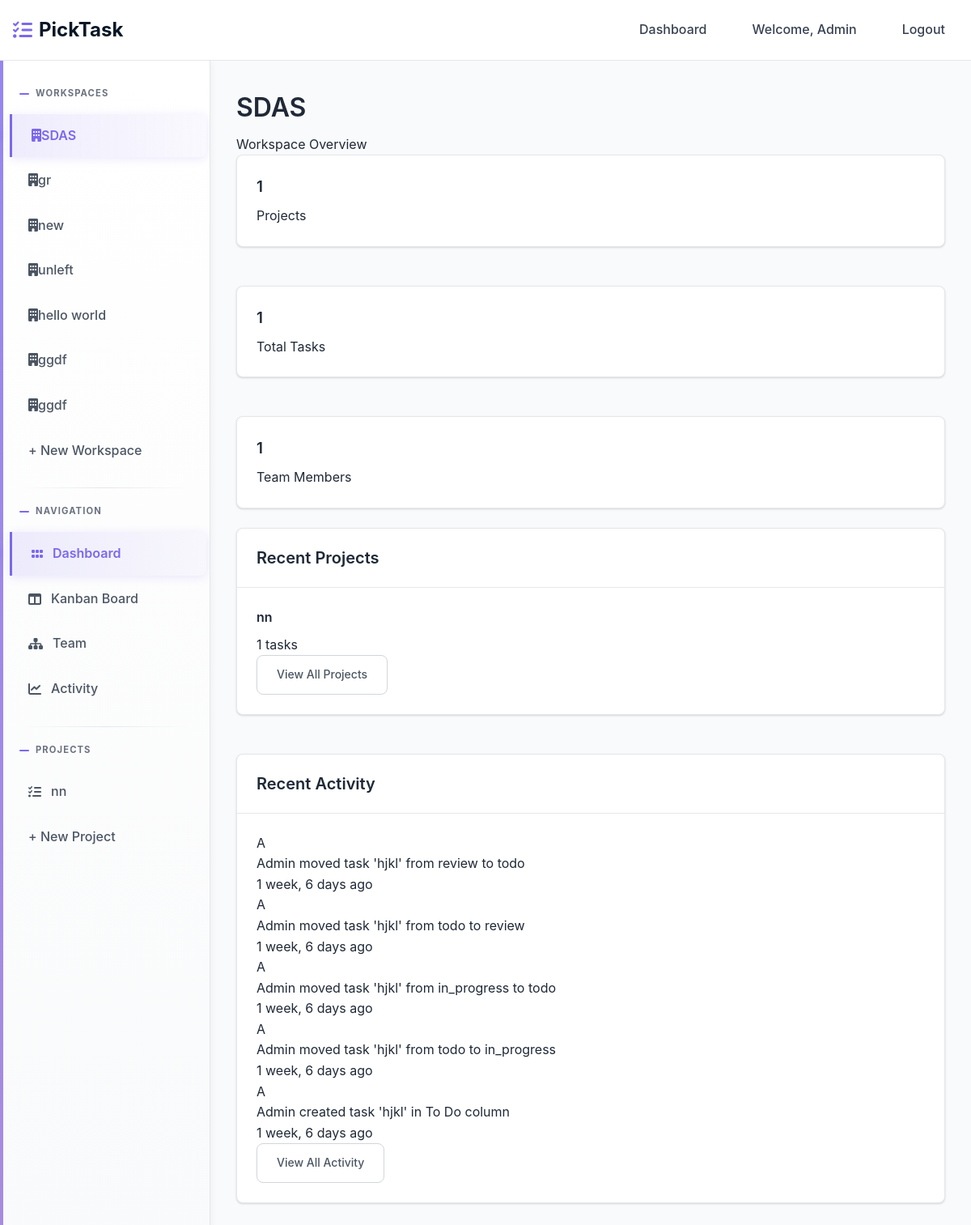
/workspace/7/ (signed in), run on the app's committed database.
### home/models.py (models this page shows)
class User(AbstractUser):
    full_name = models.CharField(max_length=255, blank=True, null=True)
    created_at = models.DateTimeField(auto_now_add=True)

### workspace/models.py (models this page shows, shortened)
class Membership(models.Model):
    ROLE_CHOICES = [
        ('admin', 'Admin'),
        ('member', 'Member'),
    ]
    user = models.ForeignKey(settings.AUTH_USER_MODEL, on_delete=models.CASCADE, related_name='memberships')
    workspace = models.ForeignKey(Workspace, on_delete=models.CASCADE, related_name='memberships')
    role = models.CharField(max_length=20, choices=ROLE_CHOICES, default='member')
    joined_at = models.DateTimeField(auto_now_add=True)
    class Meta:
        unique_together = ['user', 'workspace']
        ordering = ['-joined_at']

class Workspace(models.Model):
    name = models.CharField(max_length=255)
    created_by = models.ForeignKey(settings.AUTH_USER_MODEL, on_delete=models.CASCADE, related_name='workspaces_created')
    created_at = models.DateTimeField(auto_now_add=True)
    class Meta:
        ordering = ['-created_at']

class Project(models.Model):
    name = models.CharField(max_length=255)
    description = models.TextField(blank=True, null=True)
    workspace = models.ForeignKey(Workspace, on_delete=models.CASCADE, related_name='projects')
    created_by = models.ForeignKey(settings.AUTH_USER_MODEL, on_delete=models.CASCADE, related_name='projects_created')
    created_at = models.DateTimeField(auto_now_add=True)
    color = models.CharField(max_length=7, default='#3B82F6')  # Hex color
    class Meta:
        ordering = ['-created_at']

class ActivityLog(models.Model):
    workspace = models.ForeignKey(Workspace, on_delete=models.CASCADE, related_name='activities')
    user = models.ForeignKey(settings.AUTH_USER_MODEL, on_delete=models.CASCADE, related_name='activities')
    action = models.CharField(max_length=500)
    timestamp = models.DateTimeField(auto_now_add=True)
    class Meta:
        ordering = ['-timestamp']

### workspace/views.py (the view)
# urls.py: path('<int:workspace_id>/', views.workspace_detail, name='workspace-detail'),
@login_required
def workspace_detail(request, workspace_id):
    workspace = get_object_or_404(Workspace, id=workspace_id)
    if not Membership.objects.filter(user=request.user, workspace=workspace).exists():
        messages.error(request, "You don't have access to this workspace")
        return redirect('workspace:dashboard')
    projects = Project.objects.filter(workspace=workspace)
    tasks = Task.objects.filter(project__workspace=workspace)
    context = {
        'workspace': workspace,
        'projects': projects,
        'total_tasks': tasks.count(),
        'recent_activities': ActivityLog.objects.filter(
            workspace=workspace
        ).select_related('user').order_by('-timestamp')[:10],
    }
    return render(request, 'workspace/workspace.html', context)

### templates/workspace/workspace.html (shortened to what this page needs)
{% extends 'base.html' %}
{% load static %}
{% block content %}
<div class="mb-6">
    <h1>{{ workspace.name }}</h1>
    <p class="text-gray-600">Workspace Overview</p>
</div>
<div class="grid grid-cols-1 md:grid-cols-3 gap-6 mb-8">
    <div class="card text-center">
        <div class="card-body">
            <h3 class="text-3xl font-bold text-primary">{{ workspace.projects.count }}</h3>
            <p class="text-gray-600">Projects</p>
        </div>
    </div>
    <div class="card text-center">
        <div class="card-body">
            <h3 class="text-3xl font-bold text-success">{{ total_tasks }}</h3>
            <p class="text-gray-600">Total Tasks</p>
        </div>
    </div>
    <div class="card text-center">
        <div class="card-body">
            <h3 class="text-3xl font-bold text-secondary">{{ workspace.memberships.count }}</h3>
            <p class="text-gray-600">Team Members</p>
        </div>
    </div>
</div>
<div class="grid grid-cols-1 lg:grid-cols-2 gap-8">
    <div class="card">
        <div class="card-header">
            <h2 class="card-title">Recent Projects</h2>
        </div>
        <div class="card-body">
            {% for project in workspace.projects.all|slice:":5" %}
            <div class="project-item p-4 border-b border-gray-200 last:border-b-0">
                <div class="flex items-center justify-between">
                    <div>
                        <h4 class="font-semibold">{{ project.name }}</h4>
                        <p class="text-gray-600 text-sm">{{ project.tasks.count }} tasks</p>
                    </div>
                </div>
            </div>
            {% empty %}
            <p class="text-gray-500 text-center py-4">No projects yet</p>
            {% endfor %}
            <div class="mt-4">
                <a href="{% url 'kanban:kanban' workspace.id %}" class="btn btn-outline w-full">
                    View All Projects
                </a>
            </div>
        </div>
    </div>
    <div class="card">
        <div class="card-header">
            <h2 class="card-title">Recent Activity</h2>
        </div>
        <div class="card-body">
            {% for activity in workspace.activities.all|slice:":5" %}
            <div class="activity-item p-3 border-b border-gray-200 last:border-b-0">
                <div class="flex items-start gap-3">
                    <div class="w-8 h-8 bg-primary rounded-full flex items-center justify-center text-white text-sm font-semibold">
                        {{ activity.user.username|first|upper }}
                    </div>
                    <div class="flex-1">
                        <p class="text-sm">
                            <span class="font-semibold">{{ activity.user.username }}</span>
                            {{ activity.action }}
                        </p>
                        <p class="text-gray-500 text-xs">{{ activity.timestamp|timesince }} ago</p>
                    </div>
                </div>
            </div>
            {% empty %}
            <p class="text-gray-500 text-center py-4">No recent activity</p>
            {% endfor %}
            <div class="mt-4">
                <a href="{% url 'activity:activity' workspace.id %}" class="btn btn-outline w-full">
                    View All Activity
                </a>
            </div>
        </div>
    </div>
</div>
{% endblock %}

### templates/base.html (shortened to what this page needs)
<!DOCTYPE html>
<html lang="en">
  <head>
    <link href="https://cdnjs.cloudflare.com/ajax/libs/font-awesome/6.0.0/css/all.min.css" rel="stylesheet">
  </head>
  <body>
    <nav class="navbar" id="navbar" role="navigation" aria-label="Main navigation">
      <div class="nav-container">
        <a href="{% url 'workspace:dashboard' %}" class="logo" aria-label="PickTask home">
          <i class="fas fa-tasks" aria-hidden="true"></i>
          PickTask
        </a>
        <div class="nav-links" id="nav-links">
          {% if user.is_authenticated %}
          <a href="{% url 'workspace:dashboard' %}" class="nav-link {% if request.resolver_match.url_name == 'dashboard' %}active{% endif %}">Dashboard</a>
          <span class="nav-link">Welcome, {{ user.username }}</span>
          <a href="{% url 'authentication:logout' %}" class="nav-link">Logout</a>
          {% else %}
          <a href="{% url 'authentication:login' %}" class="nav-link">Login</a>
          <a href="{% url 'authentication:register' %}" class="nav-link">Register</a>
          {% endif %}
        </div>
      </div>
    </nav>
    <div class="app-layout">
      {% if user.is_authenticated %}
      <aside class="sidebar">{% include 'partials/sidebar.html' %}</aside>
      {% endif %}
      <main class="main-content">
        {% block content %}{% endblock %}
      </main>
    </div>
  </body>
</html>

### templates/partials/sidebar.html
<div class="sidebar-section">
  <div class="sidebar-title">Workspaces</div>
  {% for membership in user.memberships.all %}
  <a
    href="{% url 'workspace:workspace-detail' membership.workspace.id %}"
    class="sidebar-link {% if current_workspace.id == membership.workspace.id %}active{% endif %}"
  >
    <span
      ><i class="fa-solid fa-building"></i>{{membership.workspace.name}}</span
    >
  </a>
  {% endfor %}
  <a
    href="{% url 'workspace:create-workspace' %}"
    class="sidebar-link {% if request.resolver_match.url_name == 'create-workspace' %}active{% endif %}"
  >
    + New Workspace
  </a>
</div>
{% if current_workspace %}
<div class="sidebar-section">
  <div class="sidebar-title">Navigation</div>
  <a
    href="{% url 'workspace:workspace-detail' current_workspace.id %}"
    class="sidebar-link {% if request.resolver_match.url_name == 'workspace-detail' %}active{% endif %}"
    ><i class="fa-solid fa-grip"></i>Dashboard
  </a>
  <a
    href="{% url 'kanban:kanban' current_workspace.id %}"
    class="sidebar-link {% if request.resolver_match.url_name == 'kanban' %}active{% endif %}"
    ><i class="fa-solid fa-table-columns"></i>Kanban Board
  </a>
  <a
    href="{% url 'team:team' current_workspace.id %}"
    class="sidebar-link {% if request.resolver_match.url_name == 'team' %}active{% endif %}"
    ><i class="fa-solid fa-sitemap"></i>Team
  </a>
  <a
    href="{% url 'activity:activity' current_workspace.id %}"
    class="sidebar-link {% if request.resolver_match.url_name == 'activity' %}active{% endif %}"
    ><i class="fa-solid fa-chart-line"></i>Activity
  </a>
</div>
<div class="sidebar-section">
  <div class="sidebar-title">Projects</div>
  {% for project in current_workspace.projects.all %}
  <a
    href="{% url 'kanban:kanban' current_workspace.id %}?project={{ project.id }}"
    class="sidebar-link"
    ><i class="fa-solid fa-list-check"></i>{{ project.name }}
  </a>
  {% empty %}
  <span class="sidebar-link text-muted">No projects yet</span>
  {% endfor %}
  <a
    href="{% url 'workspace:create-project' current_workspace.id %}"
    class="sidebar-link"
  >
    + New Project
  </a>
</div>
{% endif %}

### data on the page
User: username "Admin"
Membership: workspace.name "SDAS"
Membership: workspace.name "gr"
Membership: workspace.name "new"
Membership: workspace.name "unleft"
Membership: workspace.name "hello world"
Membership: workspace.name "ggdf"
Membership: workspace.name "ggdf"
Project: name "nn", tasks.count "1"
Workspace: name "SDAS", projects.count "1", memberships.count "1"
ActivityLog: user.username|first "A", user.username "Admin", action "moved task 'hjkl' from review to todo", timestamp "1 week, 6 days"
ActivityLog: user.username|first "A", user.username "Admin", action "moved task 'hjkl' from todo to review", timestamp "1 week, 6 days"
ActivityLog: user.username|first "A", user.username "Admin", action "moved task 'hjkl' from in_progress to todo", timestamp "1 week, 6 days"
ActivityLog: user.username|first "A", user.username "Admin", action "moved task 'hjkl' from todo to in_progress", timestamp "1 week, 6 days"
ActivityLog: user.username|first "A", user.username "Admin", action "created task 'hjkl' in To Do column", timestamp "1 week, 6 days"

### other printed values
{{ total_tasks }} "1"
